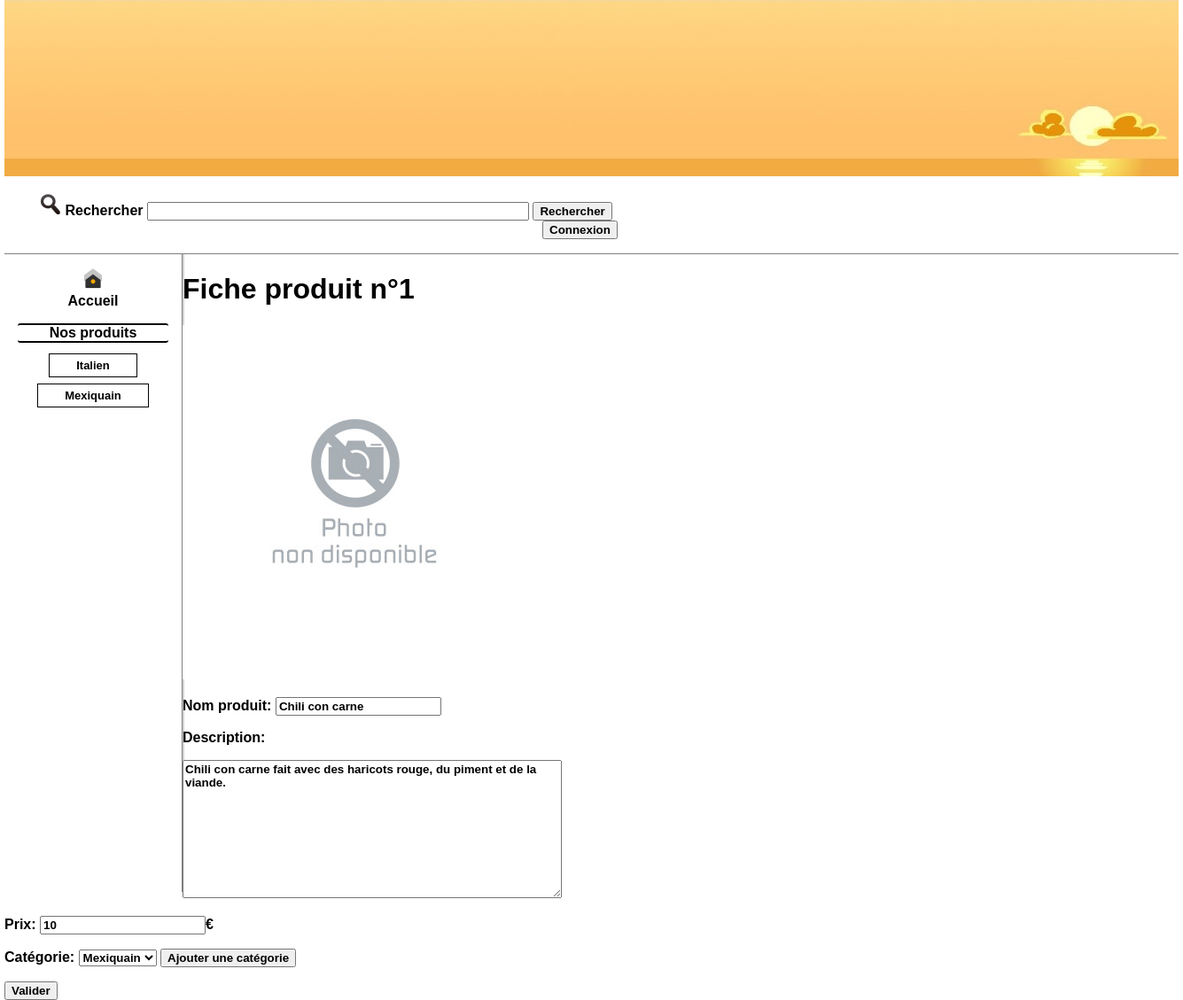
Screenshot of /admin/modifierFicheProduit.php?id=1 with the database file from the repository.
### tables this page shows
CREATE TABLE IF NOT EXISTS `categories` (
`id_categorie` int(10) NOT NULL,
  `nom` varchar(25) NOT NULL
);

CREATE TABLE IF NOT EXISTS `produits` (
`id_produit` int(10) NOT NULL,
  `nom` varchar(40) NOT NULL,
  `description` varchar(2000) NOT NULL,
  `prix` float NOT NULL
);

### www/classes/categorie.manager.class.php (called while the page is built, shortened)
<?php
	class CategorieManager {
		private $bdd;
		public function __construct($bdd) {
			$this->bdd = $bdd;
		}
		public function getAllCategories()
		{
			$requete = "SELECT id_categorie as id, nom " .
						"FROM categories ";
			$resultat = mysqli_query($this->bdd, $requete) or die("erreur");
			$donnees = mysqli_fetch_all($resultat);
			 return $donnees;
		}
	}
?>

### www/classes/produit.manager.class.php (called while the page is built, shortened)
<?php
	class ProduitManager {
		private $bdd;
		public function __construct($bdd) {
			$this->bdd = $bdd;
		}
		public function getInfosProduit($id)
		{
			$requete = "SELECT p.id_produit as id, p.nom, p.description, p.prix, c.nom as categorie " .
						"FROM produits p, categorie_produit cp, categories c ".
						"WHERE p.id_produit = cp.id_produit ".
						"AND c.id_categorie = cp.id_categorie ".
						"AND p.id_produit = " . $id;
			$resultat = mysqli_query($this->bdd, $requete);
			$return = array();
			if (mysqli_num_rows($resultat) == 1){
				$temp =  mysqli_fetch_assoc($resultat);
				$return['id'] = $temp ['id'];
				$return['nom'] = $temp ['nom'];
				$return['prix'] = $temp ['prix'];
				$return['description'] = $temp ['description'];
				$return['categorie'] = $temp ['categorie'];
			}
			return $return;
		}
	}
?>

### www/admin/modifierFicheProduit.php (the view, shortened to what this page needs)
<?php
	require_once('init_admin.php');
	$pm = new ProduitManager($bdd);
	$p = new Produit($pm->getInfosProduit($_GET['id']));
	$cm = new CategorieManager($bdd);
	$liste_categories = $cm->getAllCategories();
?>
<!DOCTYPE html>
<html>
	<head>
		 <link rel="stylesheet" href="../../style/style.css">
	</head>
	<body>
		<?php
		require_once("vue_admin/header.php");
		require_once("vue_admin/menuGauche.php");
			echo "<h1>Fiche produit n°" . $p->getId() . "</h1>";
			echo $p->getImage("../");
		?>
		<form action="controleur_admin/modifierFicheProduit.php" method="post">
		<?php
			echo "<p><label for='nom'>Nom produit: </label>".
				"<input type='text' id='nom' name='nom' value='" . $p->getNom()
				. "' /></p>";
			echo "<p><label for='description'>Description: </label>".
				"<p> <textarea name='description' id='description' rows='10' cols='50'>" .
				$p->getDescription() . "</textarea> </p>";
			echo "<p><label for='prix'>Prix: </label>".
				"<input type='text' name='prix' id='prix' value='" .
				$p->getPrix() . "' />€</p>";
			?>
			 <p>
				<label for="categorie">Catégorie: </label>
				<select name="categorie" id="categorie">
		<?php
			foreach ($liste_categories as $value)
			{
				if($value[1] == $p->getCategorie())
				{
					echo "<option selected value='". $value[0] . "'>" . $value[1] . "</option>";
				}
				else
				{
					echo "<option value='". $value[0] . "'>" . $value[1] . "</option>";
				}
			}
		?>
				</select>
				<input type ="button" value="Ajouter une catégorie"
				onclick="document.location='ajouterCategorie.php?idProduit=<?php echo $p->getId(); ?>'" />
			<p>
			<input type="submit" value="Valider" />
		</form>
	</body>
</html>

### www/admin/vue_admin/menuGauche.php
<div id="menuGauche">
	<a href="index.php"><p><img src="../../images/home.png" alt="Home" /><br />Accueil</p></a>
	<p class="titre">Nos produits</p>
	<?php
		$cm = new CategorieManager($bdd);
		$liste_categories = $cm->getAllCategories();
		foreach ($liste_categories as $value)
		{
			echo "<p><a href='index.php?cat=". $value[0] . "' class='boite'>" . $value[1] . "</a></p>";
		}
	?>
</div>

### style/style.css (style rules this page uses)
* { font-family: "Trebuchet MS", Helvetica, sans-serif; font-weight : bold; }
body { width:1325px; height : 720px; margin : auto; }
div#menuGauche { text-align:center; width : 200px; height : 720px; border-right : 1px solid grey; box-shadow: 2px 0px 0px 0px lightgrey; float:left; }
.boite { border : 1px solid black; padding-left : 30px; padding-right : 30px; padding-top : 5px; padding-bottom : 5px; font-size : small; }
a { text-decoration : none; color : black; }
.titre { background: transparent; border-bottom : 2px solid black; border-top : 2px solid black; border-radius : 3px; margin-right : 15px; margin-left : 15px; }

### rows the page displays
categories: nom "Italien"
categories: nom "Mexiquain"
produits: id_produit "1", nom "Chili con carne", description "Chili con carne fait avec des haricots rouge, du piment et de la viande.", prix "10"

### other values shown
form field categorie "Mexiquain"
